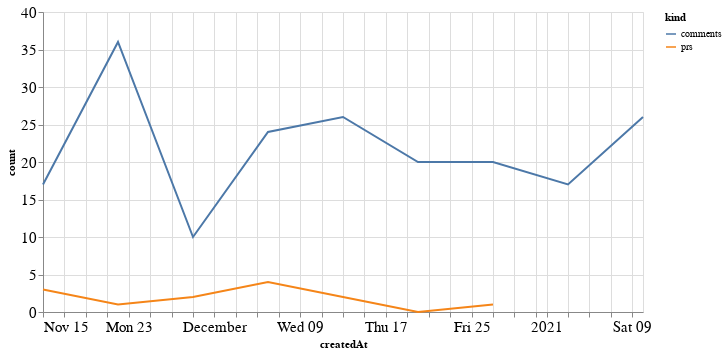

Here is the notebook cell this chart was saved with:
### Code cell
alt.Chart(total_time, width=600).mark_line().encode(
    x='createdAt',
    y='count',
    color='kind'
)

### Figure 1 — Vega-Lite specification as saved in the notebook (floating-point values rounded to 4 significant figures)
{"config": {"axisLeft": {"labelFontSize": 15}, "axisBottom": {"labelFontSize": 15}}, "data": {"name": "data-4ce2c71a6d7727980e9f5a3ca4d14003"}, "mark": "line", "encoding": {"color": {"type": "nominal", "field": "kind"}, "x": {"type": "temporal", "field": "createdAt"}, "y": {"type": "quantitative", "field": "count"}}, "width": 600, "$schema": "https://vega.github.io/schema/vega-lite/v4.8.1.json", "datasets": {"data-4ce2c71a6d7727980e9f5a3ca4d14003": [{"createdAt": "2020-11-15T00:00:00", "kind": "prs", "count": 3.0}, {"createdAt": "2020-11-22T00:00:00", "kind": "prs", "count": 1.0}, {"createdAt": "2020-11-29T00:00:00", "kind": "prs", "count": 2.0}, {"createdAt": "2020-12-06T00:00:00", "kind": "prs", "count": 4.0}, {"createdAt": "2020-12-13T00:00:00", "kind": "prs", "count": 2.0}, {"createdAt": "2020-12-20T00:00:00", "kind": "prs", "count": 0.0}, {"createdAt": "2020-12-27T00:00:00", "kind": "prs", "count": 1.0}, {"createdAt": "2021-01-03T00:00:00", "kind": "prs", "count": null}, {"createdAt": "2021-01-10T00:00:00", "kind": "prs", "count": null}, {"createdAt": "2020-11-15T00:00:00", "kind": "comments", "count": 17.0}, {"createdAt": "2020-11-22T00:00:00", "kind": "comments", "count": 36.0}, {"createdAt": "2020-11-29T00:00:00", "kind": "comments", "count": 10.0}, {"createdAt": "2020-12-06T00:00:00", "kind": "comments", "count": 24.0}, {"createdAt": "2020-12-13T00:00:00", "kind": "comments", "count": 26.0}, {"createdAt": "2020-12-20T00:00:00", "kind": "comments", "count": 20.0}, {"createdAt": "2020-12-27T00:00:00", "kind": "comments", "count": 20.0}, {"createdAt": "2021-01-03T00:00:00", "kind": "comments", "count": 17.0}, {"createdAt": "2021-01-10T00:00:00", "kind": "comments", "count": 26.0}]}}
